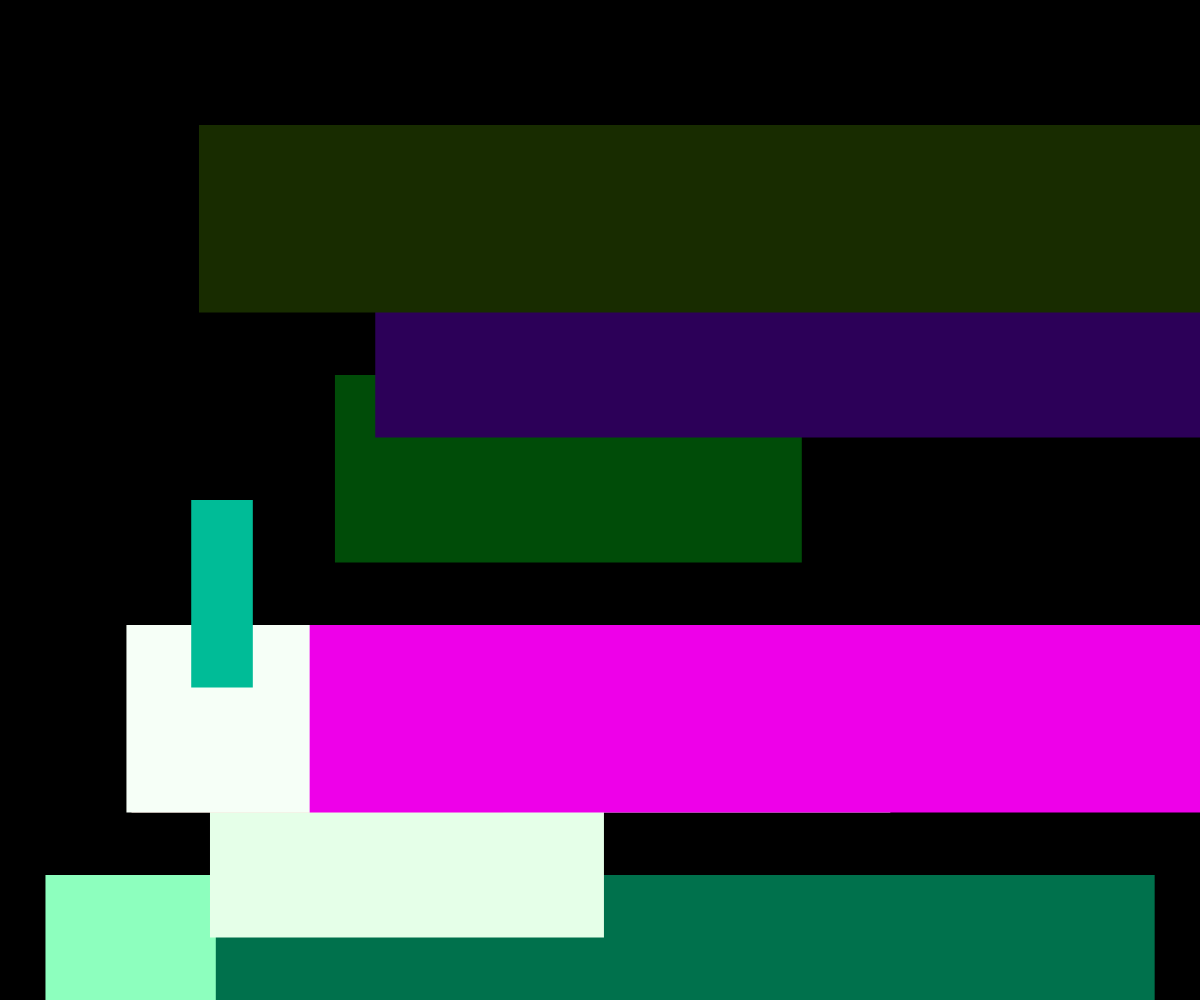
Frame 1 (no input)
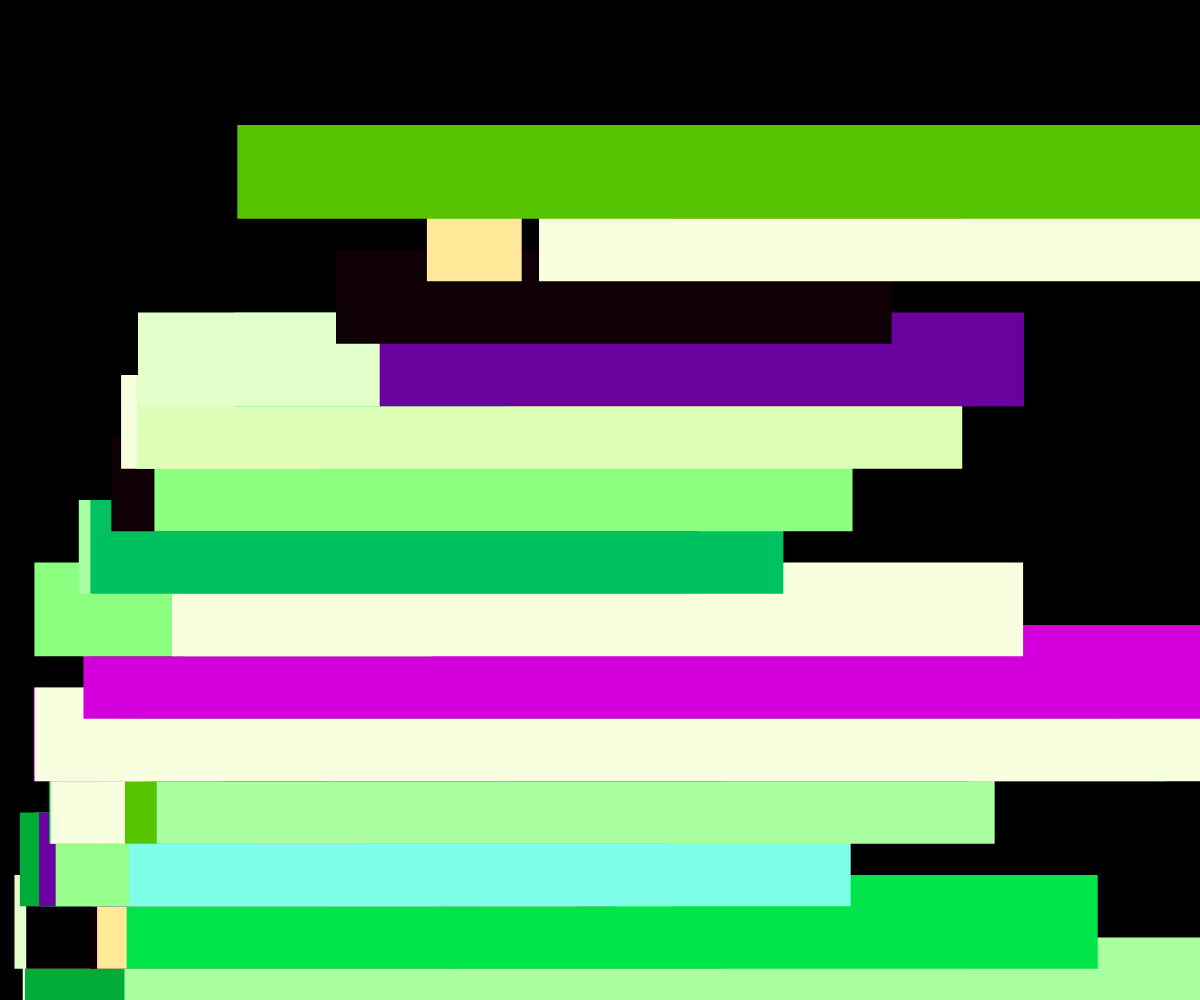
Frame 2 (the mouse pressed at the canvas centre, redrawn once)

The p5.js sketch that drew these frames (run headless with seeded random() and noise() and a simulated clock; the mouse was pressed at the canvas centre and the sketch redrawn once):

// p5.js sketch
// ── sketch.js
'use strict';

var colorCount = 20;
var hueValues = [];
var saturationValues = [];
var brightnessValues = [];


function setup() {
    createCanvas(windowWidth, windowHeight);
    colorMode(HSB, 360, 100, 100, 100);
    noStroke();
}

function draw() {
    noLoop();
    background(0);

    for (var i = 0; i < colorCount; i++) {
        if (i % 2 == 0) {
            hueValues[i] = random(180);
            saturationValues[i] = random(50)
            brightnessValues[i] = 100;
        } else {
            hueValues[i] = random(360);
            saturationValues[i] = 100;
            brightnessValues[i] = random(100);
        }
    }

    var counter = 0;
    var rowCount = int(random(5, 30));
    var rowHeight = height / rowCount;

    // Separate the line in parts
    for (var i = rowCount; i >= 0; i--) {
        // Count the fragments 
        var partCount = i + 1;
        var parts = [];

        for (var ii = 0; ii < partCount; ii++) {
            // Push to the empty array
            parts.push(random(2, 20));
        }

        // Sum up all fragments
        var sumPartsTotal = 0;
        for (var ii = 0; ii < partCount; ii++) {
            //Add all the parts together to get the total
            sumPartsTotal += parts[ii];
        }

        // Draw the rectangles
        var sumPartsNow = 0;
        // Go through the loop and find out each part's location
        for (var j = 0; j < parts.length; j++) {

            // If the fragments are less than 0.45, map and draw the rectangles
            if (random() < 0.45) {
                // We map each value to the total width
                var x = map(parts[j], 0, sumPartsTotal, 0, width);
                var y = rowHeight * i;
                var w = map(sumPartsNow, 0, sumPartsTotal, 0, width);
                var h = rowHeight * 1.5;

                var index = counter % colorCount;
                var col = color(hueValues[index], saturationValues[index], brightnessValues[index]);
                fill(col);
                // Use the set variable to draw the rectangles
                rect(x, y, w, h);
            }
            // Add the total parts together
            sumPartsNow += parts[j];
            counter++;
        }
    }

}
